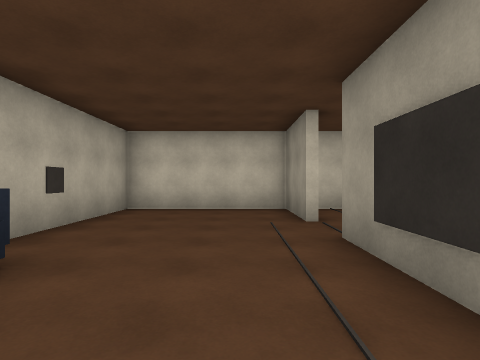
view 1 (above)

21 first-person views from a walk through a scene from a Unity 3-D project. The camera is 1.5 m above the floor, looks level and sees 80° across. The floor is counted in squares, 1.8 m on a side. Each view is taken from the middle of a square. On the plan, view 1 faces up. The plan holds only what a view shows up to about 10 squares ahead; the rest is blank. The player is left out. Door leaves are left out, so doorways stand open.

view 2
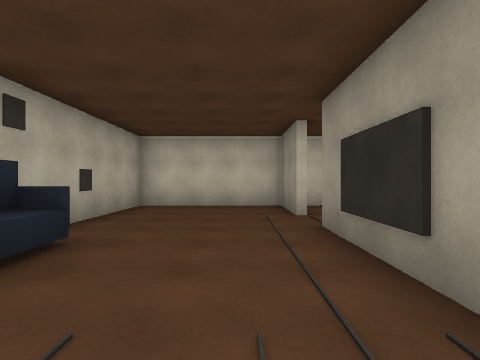

view 3
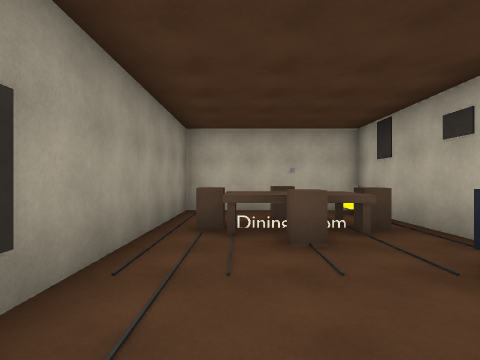

view 4
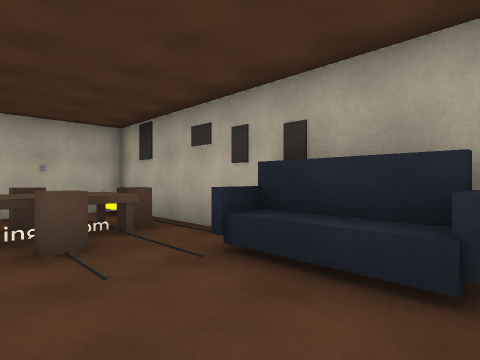

view 5
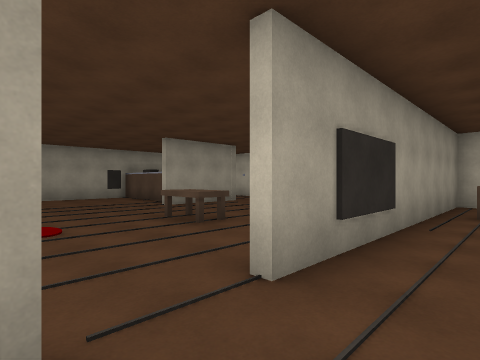

view 6
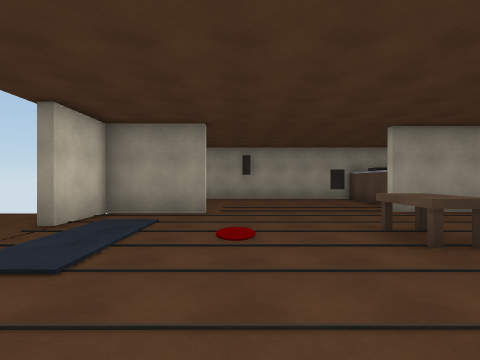

view 7
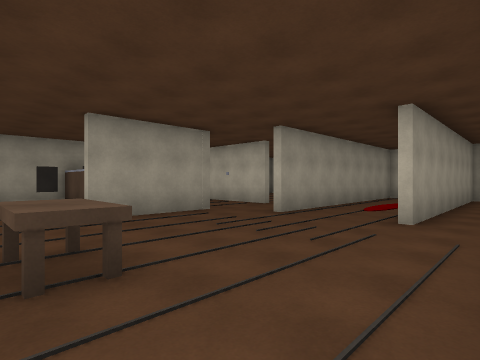

view 8
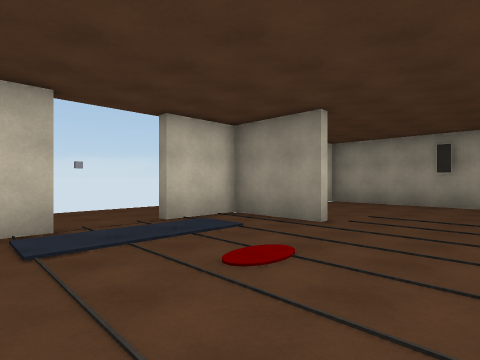

view 9
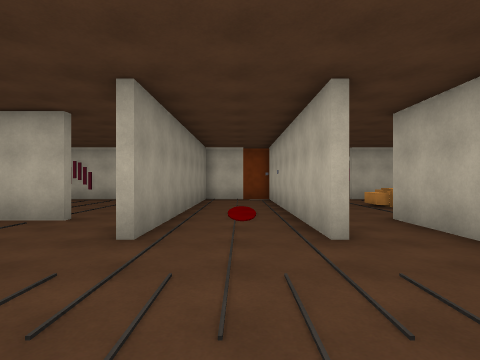

view 10
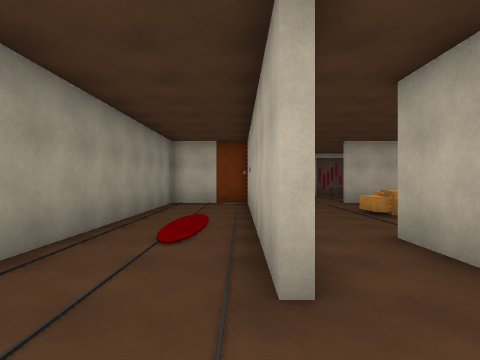

view 11
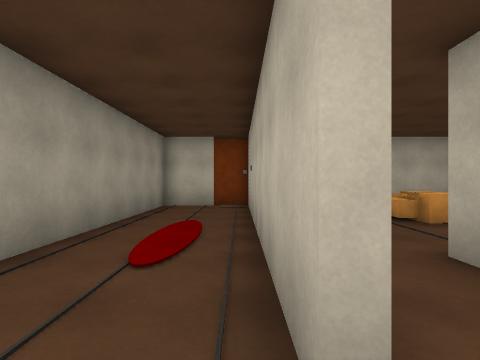

view 12
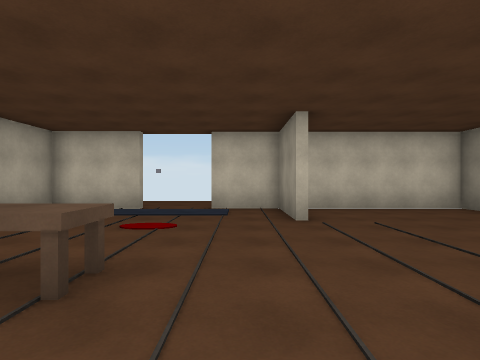

view 13
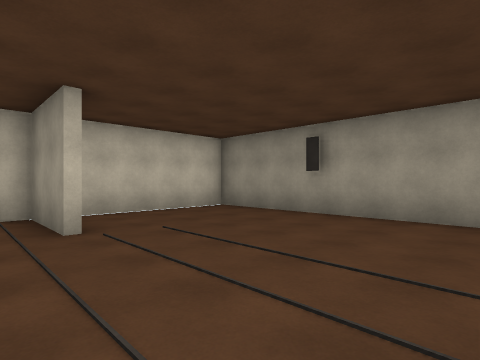

view 14
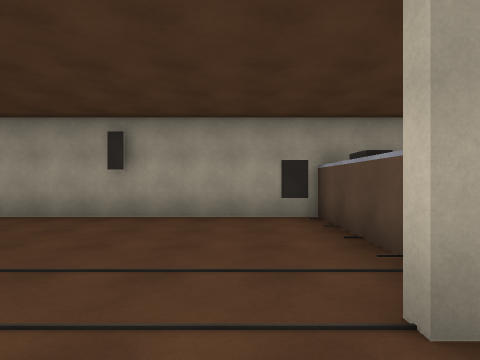

view 15
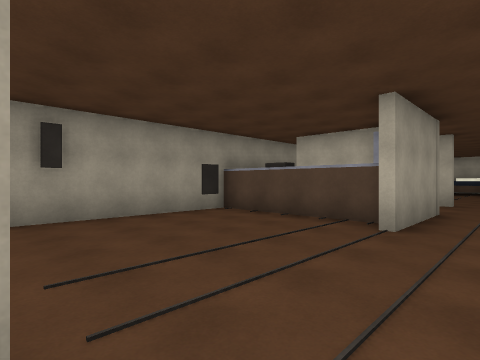

view 16
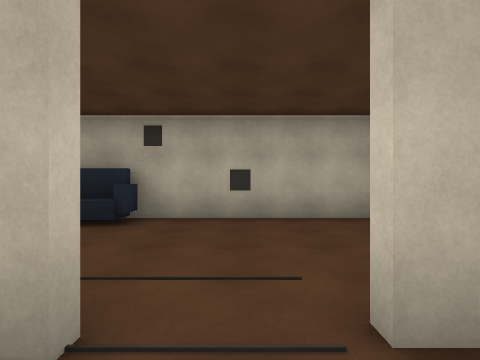

view 17
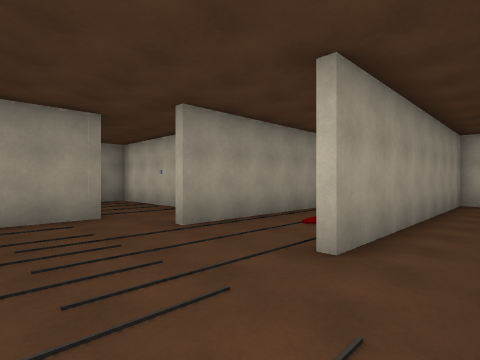

view 18
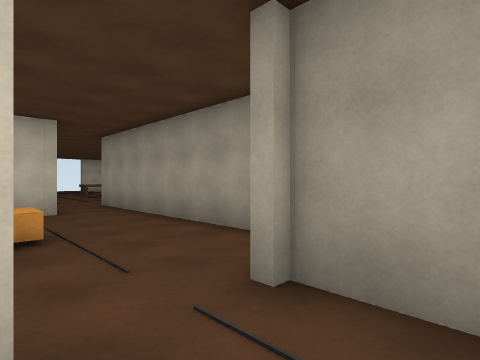

view 19
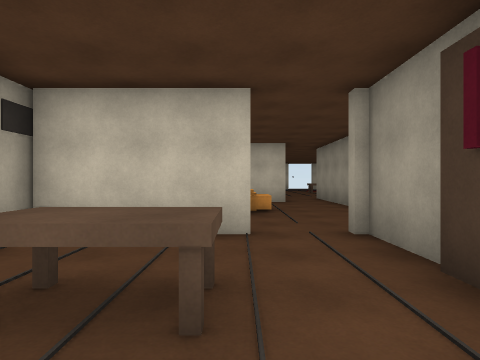

view 20
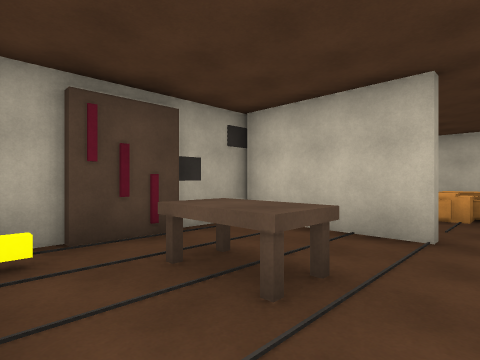

view 21
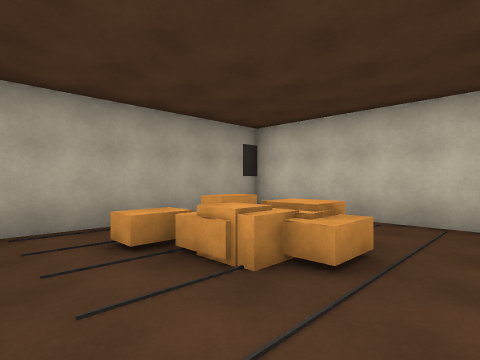

### Floor plan
Ten units are one square. View 1 is at (0, 0); x grows to the right and y downward. Boxes are objects, and circles mark ways between rooms. Rooms are numbered by the first view taken in them; rooms with no view inside come last. Other rooms are left out.
<svg viewBox="-40 -91 180 261">
<path fill="none" stroke="#000" d="M15 -34 15 -42M-32 -1 -32 49 15 49 15 -16M15 -58 15 -84 -32 -84 -32 -26M85 5 85 -11M90 -2 135 -2 135 -84 90 -84M44 -19 44 -27 58 -27 58 -19 54 -19M82 -59 82 -84 62 -84M37 29 37 106M85 49 104 49M17 29 17 51M35 55 35 30M17 -62 17 -58M41 -84 17 -84 17 -64M36 114 65 114 65 29M-2 136 -2 145 -18 145M-32 149 -32 156M2 116 -32 116 -32 134M20 132 20 115M17 51 -32 51 -32 106M-29 114 -9 114M35 114 35 55M2 77 8 77 8 86 0 86 0 91 -10 91M2 84 2 91M-2 85 -2 92M4 76 4 85M2 74 2 82 -5 82M-12 86 -12 96 -19 96M-16 69 -16 78 -22 78"/>
<rect x="-35" y="35" width="10" height="10" fill="#bbb"><title>other object</title></rect>
<rect x="-35" y="-25" width="10" height="20" fill="#bbb"><title>other object</title></rect>
<rect x="-25" y="15" width="10" height="10" fill="#bbb"><title>other object</title></rect>
<rect x="-15" y="25" width="10" height="10" fill="#bbb"><title>other object</title></rect>
<rect x="-15" y="5" width="10" height="10" fill="#bbb"><title>other object</title></rect>
<rect x="-5" y="15" width="20" height="10" fill="#bbb"><title>other object</title></rect>
<rect x="35" y="-75" width="30" height="10" fill="#bbb"><title>other object</title></rect>
<rect x="85" y="5" width="20" height="20" fill="#bbb"><title>other object</title></rect>
<rect x="-35" y="135" width="10" height="10" fill="#bbb"><title>other object</title></rect>
<rect x="-25" y="155" width="10" height="10" fill="#bbb"><title>other object</title></rect>
<rect x="15" y="135" width="10" height="10" fill="#bbb"><title>other object</title></rect>
<circle cx="20" cy="-50" r="3" fill="#2a7"/>
<circle cx="20" cy="50" r="3" fill="#2a7"/>
<circle cx="10" cy="115" r="3" fill="#2a7"/>
<text x="-10" y="-20">1</text>
<text x="70" y="-10">2</text>
<text x="-10" y="140">3</text>
<text x="0" y="80">4</text>
</svg>
Room 1 opens to room 2. Room 2 opens to room 4. Room 3 opens to room 4.

Where each view was taken, in squares from view 1:
view 1: 0 up, 0 right, facing up
view 2: 1 down, 0 right, facing up
view 3: 3 up, 0 right, facing down
view 4: 3 up, 0 right, facing down-left
view 5: 6 up, 0 right, facing down-right
view 6: 5 up, 1 right, facing right
view 7: 3 up, 2 right, facing down-right
view 8: 3 up, 3 right, facing up-right
view 9: 1 up, 5 right, facing down
view 10: 1 down, 4 right, facing down
view 11: 2 down, 4 right, facing down
view 12: 0 up, 7 right, facing up
view 13: 1 up, 7 right, facing up-right
view 14: 2 up, 7 right, facing right
view 15: 6 up, 7 right, facing down-right
view 16: 5 up, 3 right, facing left
view 17: 0 up, 2 right, facing down-right
view 18: 13 down, 0 right, facing up-right
view 19: 16 down, 0 right, facing up
view 20: 16 down, 1 right, facing up-left
view 21: 11 down, 2 right, facing up-left
